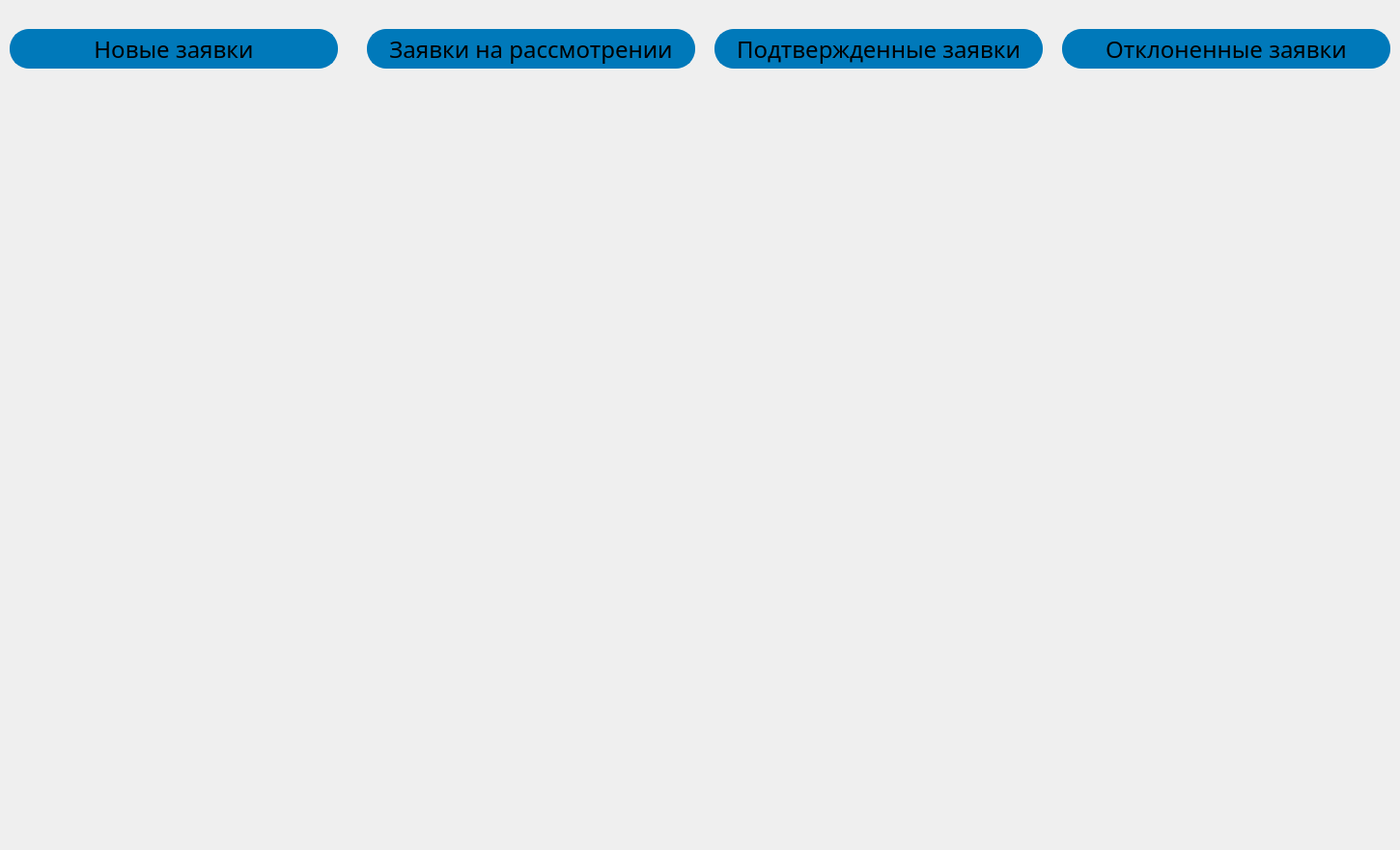
<?xml version="1.0" encoding="UTF-8"?>
<ui version="4.0">
 <class>Form</class>
 <widget class="QWidget" name="Form">
  <property name="geometry">
   <rect>
    <x>0</x>
    <y>0</y>
    <width>1450</width>
    <height>880</height>
   </rect>
  </property>
  <property name="minimumSize">
   <size>
    <width>1450</width>
    <height>880</height>
   </size>
  </property>
  <property name="maximumSize">
   <size>
    <width>1450</width>
    <height>880</height>
   </size>
  </property>
  <property name="windowTitle">
   <string>Газпромнефть.Автоматизация</string>
  </property>
  <widget class="QLabel" name="label">
   <property name="geometry">
    <rect>
     <x>0</x>
     <y>0</y>
     <width>1450</width>
     <height>880</height>
    </rect>
   </property>
   <property name="text">
    <string/>
   </property>
   <property name="pixmap">
    <pixmap>../Image_dir/фон.jpg</pixmap>
   </property>
  </widget>
  <widget class="QPushButton" name="new_z">
   <property name="enabled">
    <bool>true</bool>
   </property>
   <property name="geometry">
    <rect>
     <x>10</x>
     <y>30</y>
     <width>340</width>
     <height>41</height>
    </rect>
   </property>
   <property name="font">
    <font>
     <family>GillSans</family>
     <pointsize>18</pointsize>
    </font>
   </property>
   <property name="styleSheet">
    <string notr="true">QPushButton {
color: 'white';
background:rgb(0, 121, 186);
border: 2px solid rgb(0, 121, 186);
border-radius: 20px
}

QPushButton:pressed {
background:rgb(0, 91, 156);
border: 2px solid rgb(0, 91, 156)
}</string>
   </property>
   <property name="text">
    <string>Новые заявки</string>
   </property>
  </widget>
  <widget class="QPushButton" name="cancel_z">
   <property name="enabled">
    <bool>true</bool>
   </property>
   <property name="geometry">
    <rect>
     <x>1100</x>
     <y>30</y>
     <width>340</width>
     <height>41</height>
    </rect>
   </property>
   <property name="font">
    <font>
     <family>GillSans</family>
     <pointsize>18</pointsize>
    </font>
   </property>
   <property name="styleSheet">
    <string notr="true">QPushButton {
color: 'white';
background:rgb(0, 121, 186);
border: 2px solid rgb(0, 121, 186);
border-radius: 20px
}

QPushButton:pressed {
background:rgb(0, 91, 156);
border: 2px solid rgb(0, 91, 156)
}</string>
   </property>
   <property name="text">
    <string>Отклоненные заявки</string>
   </property>
  </widget>
  <widget class="QPushButton" name="accept_z">
   <property name="enabled">
    <bool>true</bool>
   </property>
   <property name="geometry">
    <rect>
     <x>740</x>
     <y>30</y>
     <width>340</width>
     <height>41</height>
    </rect>
   </property>
   <property name="font">
    <font>
     <family>GillSans</family>
     <pointsize>18</pointsize>
    </font>
   </property>
   <property name="styleSheet">
    <string notr="true">QPushButton {
color: 'white';
background:rgb(0, 121, 186);
border: 2px solid rgb(0, 121, 186);
border-radius: 20px
}

QPushButton:pressed {
background:rgb(0, 91, 156);
border: 2px solid rgb(0, 91, 156)
}</string>
   </property>
   <property name="text">
    <string>Подтвержденные заявки</string>
   </property>
  </widget>
  <widget class="QPushButton" name="z_n_r">
   <property name="enabled">
    <bool>true</bool>
   </property>
   <property name="geometry">
    <rect>
     <x>380</x>
     <y>30</y>
     <width>340</width>
     <height>41</height>
    </rect>
   </property>
   <property name="font">
    <font>
     <family>GillSans</family>
     <pointsize>18</pointsize>
    </font>
   </property>
   <property name="styleSheet">
    <string notr="true">QPushButton {
color: 'white';
background:rgb(0, 121, 186);
border: 2px solid rgb(0, 121, 186);
border-radius: 20px
}

QPushButton:pressed {
background:rgb(0, 91, 156);
border: 2px solid rgb(0, 91, 156)
}</string>
   </property>
   <property name="text">
    <string>Заявки на рассмотрении</string>
   </property>
  </widget>
 </widget>
 <resources/>
 <connections/>
</ui>
